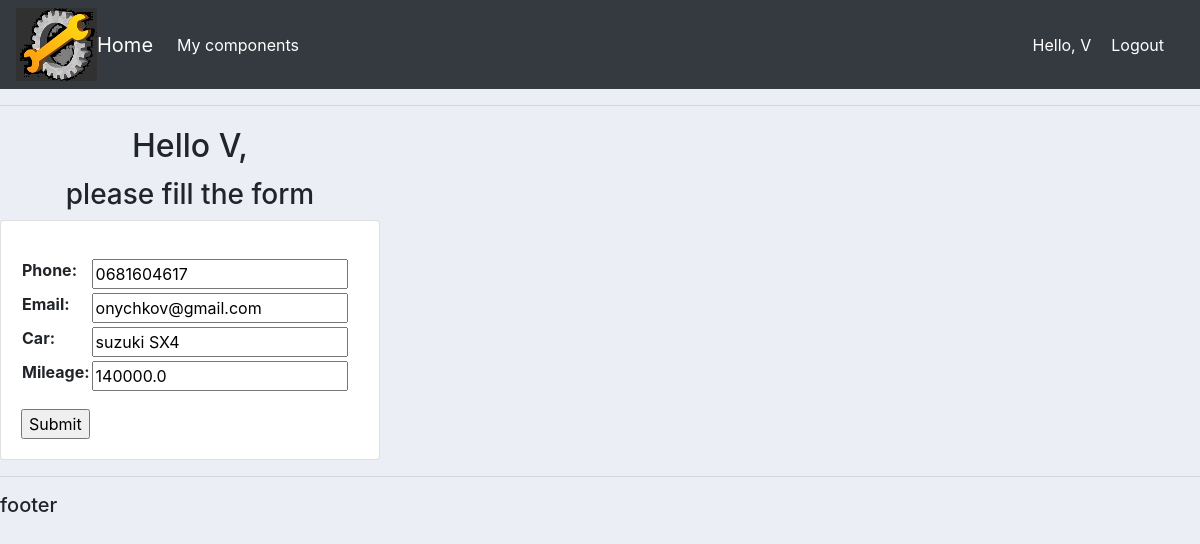
The page /update_owner (signed in) on the database its author committed.
### accounts/models.py (models this page shows)
class Owner(models.Model):
    user = models.OneToOneField(User, null=True, blank=True, on_delete=models.CASCADE)
    name = models.CharField(max_length=200, null=True)
    phone = models.CharField(max_length=200, null=True)
    email = models.CharField(max_length=200, null=True)
    car = models.CharField(max_length=200, null=True)
    mileage = models.FloatField(null=True)
    date_created = models.DateTimeField(auto_now_add=True)
    def __str__(self):
        return self.name

### accounts/views.py (the view)
# urls.py: path('update_owner', views.ownerUpdate, name='update_owner'),
@login_required(login_url='login')
def ownerUpdate(request):
    owner = Owner.objects.get(name=request.user)
    form = OwnerForm(instance=owner)
    context = {'form': form, 'owner': owner}
    if request.method == 'POST':
        form = OwnerForm(request.POST, instance=owner)
        if form.is_valid():
            form.save()
            return redirect('home')
    return render(request, 'accounts/owner_form.html', context)

### accounts/forms.py
class OwnerForm(ModelForm):
    class Meta:
        model = Owner
        fields = '__all__'
        exclude = ['user', 'name']

### accounts/templates/accounts/owner_form.html (shortened to what this page needs)
{%  extends 'accounts/main.html' %}
{% load static %}
{% block content %}
<div class="row">
	<div class="col-md-4">
		<h2 style="text-align: center; padding: 5px"> Hello {{owner}},</h2>
		<h3 style="text-align: center" > please fill the form  </h3>
	</div>
</div>
<div class="row">
	<div class="col-md-4">
		<div class="card card-body">
			<form action="" method="POST">
					<p><table>
							{{form}}
					</table></p>
				<input type="submit" name="Submit">
			</form>
		</div>
	</div>
</div>
{% endblock %}

### accounts/templates/accounts/navbar.html (shortened to what this page needs)
{% load static %}
<nav class="navbar navbar-expand-lg navbar-dark bg-dark"><img src = "{% static '/images/logo2.png' %}">
  {% if request.user.is_staff %}
  <a class="navbar-brand" href="{% url 'home'%}">Home</a>
  <div class="collapse navbar-collapse" id="navbarNav">
    <ul class="navbar-nav">
      <li class="nav-item active">
        <a class="nav-link" href="{% url 'my_components' %}"> My components</a>
      </li>
      <li class="nav-item">
        <a class="nav-link"></a>
      </li>
    </ul>
    </div>
{% endif %}
  <span class="hello-msg"> Hello, {{user}} </span>
  <span> <a class="hello-msg" href="{% url 'logout' %}"> Logout</a> </span>
</nav>

### static/css/main.css (style rules this page uses)
body { background-color: #ebeff5; }

### accounts/templates/accounts/navbar.html (style rules this page uses)
.hello-msg { font-size: 18 px; color:#fff; margin-right: 20px; }

### rows shown on the page
Owner: name "V", phone "0681604617", email "onychkov@gmail.com", car "suzuki SX4", mileage "140000.0"

### other values the page prints
{{ user }} "V"
